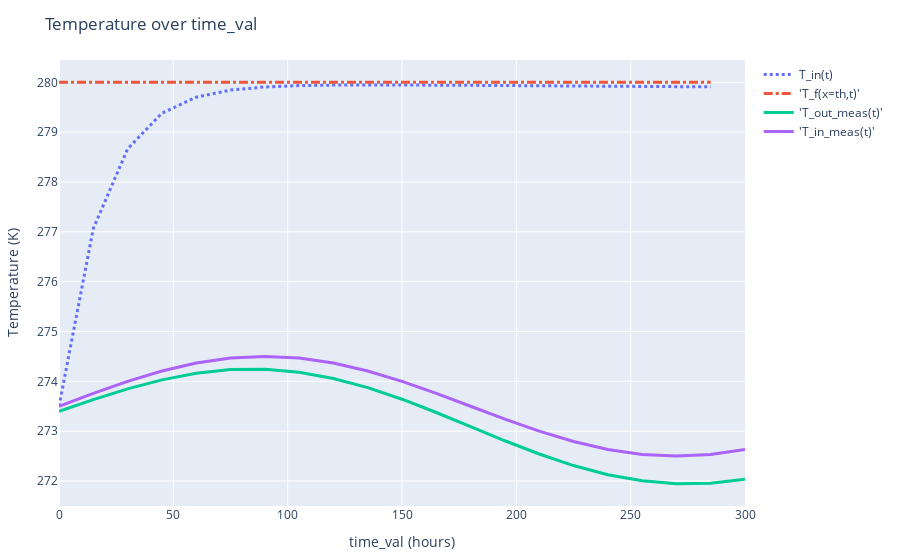

Write notebook code for a chart like this one.
### Code cell
labels = ["T_in(t)","'T_f(x=th,t)'","'T_out_meas(t)'","'T_in_meas(t)'"];
vals = [T_in[1:end-1], T_f[end, 1:end-1], T_out_meas, T_in_meas]
linewidths = [3,3,3,3]
dashtypes = ["dot", "dashdot", "none", "none"]


traces = [PlotlyJS.scatter(x=vec(time_val),  y=val, mode="lines", name=label, line=attr(width=lw, dash=dt)) for (val,label, lw, dt) in zip(vals, labels, linewidths, dashtypes)];


p3 = PlotlyJS.plot(traces, Layout(;title="Temperature over time_val", showlegend=true, xaxis_title="time_val (hours)", yaxis_title="Temperature (K)" ),  config=PlotConfig(scrollZoom=false));
p3

### Figure 1 — Plotly figure (JSON) as saved in the notebook; plotly's stock layout.template omitted (floating-point values rounded to 4 significant figures)
{"data": [{"line": {"dash": "dot", "width": 3}, "mode": "lines", "name": "T_in(t)", "type": "scatter", "x": [0, 15, 30, 45, 60, 75, 90, 105, 120, 135, 150, 165, 180, 195, 210, 225, 240, 255, 270, 285, 300], "y": [273.5, 277.1, 278.7, 279.4, 279.7, 279.8, 279.9, 279.9, 279.9, 279.9, 279.9, 279.9, 279.9, 279.9, 279.9, 279.9, 279.9, 279.9, 279.9, 279.9]}, {"line": {"dash": "dashdot", "width": 3}, "mode": "lines", "name": "'T_f(x=th,t)'", "type": "scatter", "x": [0, 15, 30, 45, 60, 75, 90, 105, 120, 135, 150, 165, 180, 195, 210, 225, 240, 255, 270, 285, 300], "y": [280, 280.0, 280.0, 280.0, 280.0, 280.0, 280.0, 280.0, 280.0, 280.0, 280.0, 280.0, 280.0, 280.0, 280.0, 280.0, 280.0, 280.0, 280.0, 280.0]}, {"line": {"dash": "none", "width": 3}, "mode": "lines", "name": "'T_out_meas(t)'", "type": "scatter", "x": [0, 15, 30, 45, 60, 75, 90, 105, 120, 135, 150, 165, 180, 195, 210, 225, 240, 255, 270, 285, 300], "y": [273.4, 273.6, 273.8, 274.0, 274.2, 274.2, 274.2, 274.2, 274.1, 273.9, 273.6, 273.4, 273.1, 272.8, 272.5, 272.3, 272.1, 272.0, 271.9, 272.0, 272.0]}, {"line": {"dash": "none", "width": 3}, "mode": "lines", "name": "'T_in_meas(t)'", "type": "scatter", "x": [0, 15, 30, 45, 60, 75, 90, 105, 120, 135, 150, 165, 180, 195, 210, 225, 240, 255, 270, 285, 300], "y": [273.5, 273.8, 274, 274.2, 274.4, 274.5, 274.5, 274.5, 274.4, 274.2, 274, 273.8, 273.5, 273.2, 273, 272.8, 272.6, 272.5, 272.5, 272.5, 272.6]}], "layout": {"margin": {"b": 50, "l": 50, "r": 50, "t": 60}, "showlegend": true, "title": "Temperature over time_val", "xaxis": {"title": {"text": "time_val (hours)"}}, "yaxis": {"title": {"text": "Temperature (K)"}}}}
